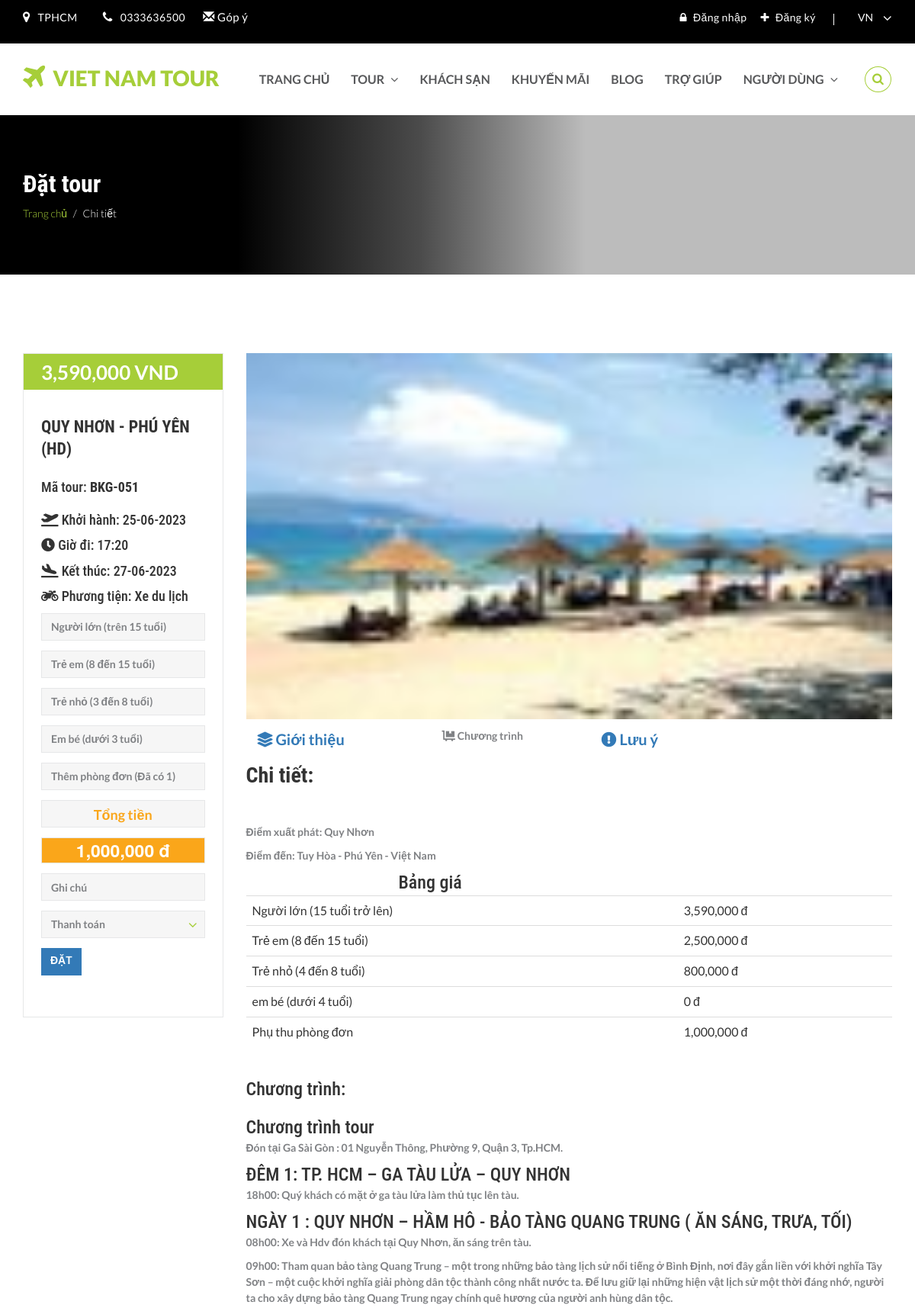
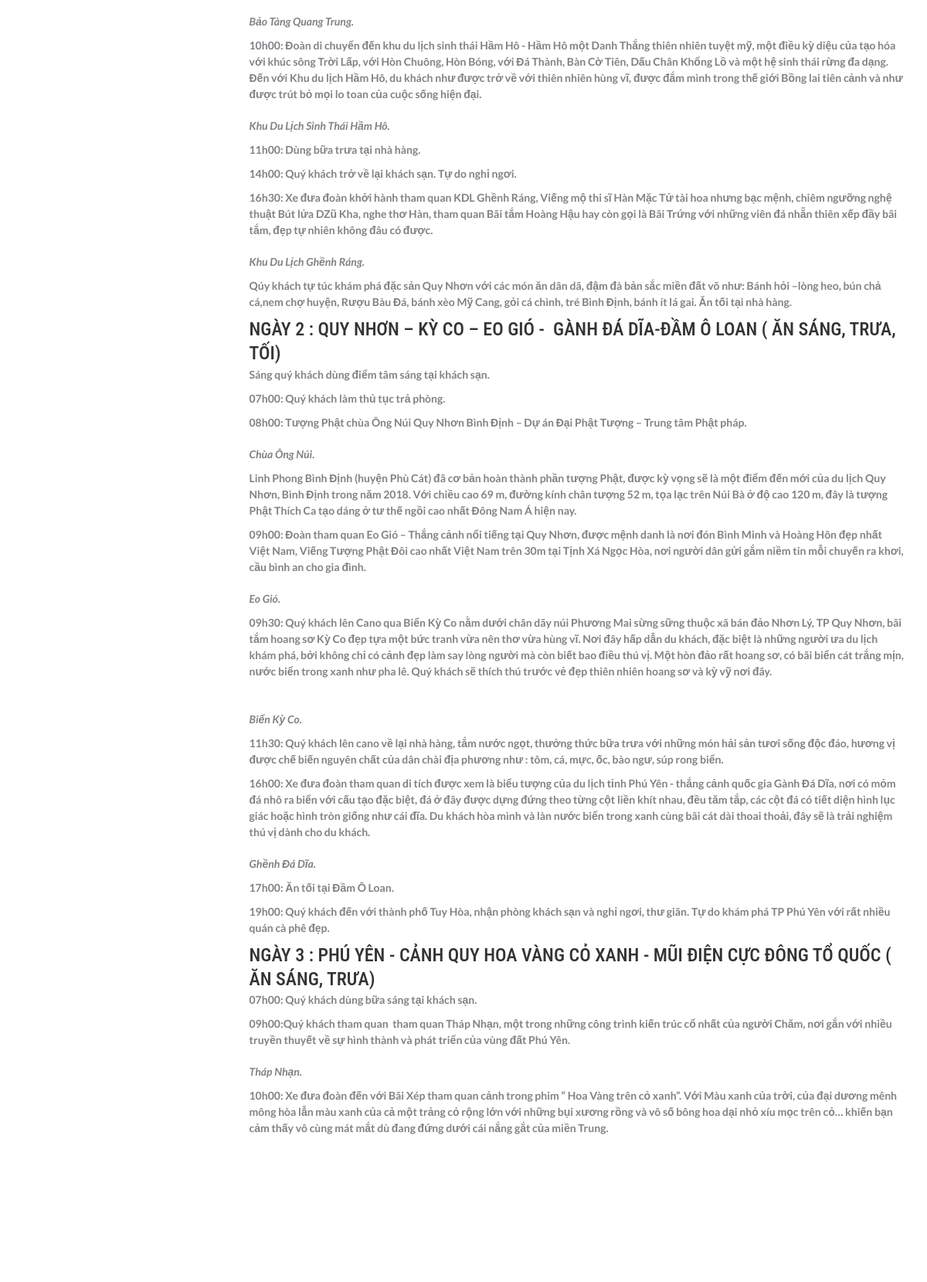
Page /tour-program.php?pkgid=51 (upper part) on the committed database (2 pictures, top to bottom).
### tables this page shows
CREATE TABLE `goidulich` (
  `id_goi` int(11) NOT NULL,
  `khuyenmai` int(3) DEFAULT NULL,
  `nuocngoai` int(3) NOT NULL,
  `quocgia` varchar(100) NOT NULL,
  `ten_tinh` varchar(100) NOT NULL,
  `tengoi` varchar(100) NOT NULL,
  `vitri` varchar(100) NOT NULL,
  `giagoi` int(11) NOT NULL,
  `giatreem` int(11) NOT NULL,
  `giatrenho` int(11) NOT NULL,
  `giaphongdon` int(11) NOT NULL,
  `chitietgoi` mediumtext NOT NULL,
  `chuongtrinh` mediumtext NOT NULL,
  `luuy` mediumtext NOT NULL,
  `hinhanh` varchar(100) NOT NULL,
  `songay` int(3) NOT NULL,
  `giodi` varchar(100) NOT NULL,
  `ngayxuatphat` varchar(100) NOT NULL,
  `noixuatphat` varchar(100) NOT NULL,
  `ngayve` varchar(100) NOT NULL,
  `phuongtien` varchar(100) NOT NULL,
  `ngaydang` timestamp NOT NULL DEFAULT current_timestamp() ON UPDATE current_timestamp(),
  `ngaycapnhat` timestamp NOT NULL DEFAULT '0000-00-00 00:00:00' ON UPDATE current_timestamp()
);

### tour-program.php (the view, shortened to what this page needs)
<?php
include('includes/config.php');
?>
<html lang="en">
<head>
	<link rel="stylesheet" href="https://use.fontawesome.com/releases/v5.4.1/css/all.css">
	<link rel="stylesheet" href="https://maxcdn.bootstrapcdn.com/bootstrap/3.3.7/css/bootstrap.min.css">
	<link rel="stylesheet" href="css/bootstrap.min.css">
	<link rel="stylesheet" href="css/font-awesome.min.css">
	<link rel="stylesheet" href="css/style.css">
	<link rel="stylesheet" id="cpswitch" href="css/green.css">
	<link rel="stylesheet" href="css/responsive.css">
	<link rel="stylesheet" href="css/datepicker.css">
	<link rel="stylesheet" href="css/slick.css">
	<link rel="stylesheet" href="css/slick-theme.css">
</head>
<body>
	<?php include('includes/header.php') ?>
<section class="page-cover" id="cover-car-detail">
	<div class="container">
		<div class="row">
			<div class="col-sm-12">
				<h1 class="page-title">Đặt tour</h1>
				<ul class="breadcrumb">
					<li><a href="index.php">Trang chủ</a></li>
					<li class="active">Chi tiết</li>
				</ul>
			</div>
		</div>
	</div>
</section>
<?php
$pid=intval($_GET['pkgid']);
$sql = "SELECT * from goidulich where id_goi=:pid";
$query = $dbh->prepare($sql);
$query -> bindParam(':pid', $pid, PDO::PARAM_STR);
$query->execute();
$results=$query->fetchAll(PDO::FETCH_OBJ);
if($query->rowCount() > 0)
{
	foreach($results as $result)
		{	?>
			<section class="innerpage-wrapper">
				<div id="car-details" class="innerpage-section-padding">
					<div class="container">
						<div class="row">
							<div class="col-xs-12 col-sm-12 col-md-3 side-bar left-side-bar">
								<div class="side-bar-block booking-form-block">
									<h2 class="selected-price"><?php echo number_format($result->giagoi);?> VND</h2>
									<div class="booking-form">
										<h3><?php echo htmlentities($result->tengoi);?></h3>
										<form name="book" method="post">
											<h4> Mã tour:<b>  BKG-0<?php echo htmlentities($result->id_goi);?><b> </h4><br>
												<h4><i class="fas fa-plane-departure"></i> Khởi hành: <?php echo date("d-m-Y", strtotime($result->ngayxuatphat)); ?></h4>
												<p><h4><i class="fas fa-clock"></i> Giờ đi: <?php echo htmlentities($result->giodi);?> </h4></p>
												<p><h4><i class="fas fa-plane-arrival"></i> Kết thúc: <?php echo date("d-m-Y", strtotime($result->ngayve)); ?> </h4></p>
												<p><h4><i class="fas fa-motorcycle"></i> Phương tiện: <?php echo htmlentities($result->phuongtien);?></h4> </p>
												<div class="form-group">
													<input name="nguoilon" id="nguoilon" type="number" class="form-control" placeholder="Người lớn (trên 15 tuổi)" value="<?php echo isset($_POST['nguoilon']) ? $_POST['nguoilon'] : '' ?>" required/>
												</div>
												<div class="form-group">
													<input name="treem" id="treem" type="number" class="form-control" placeholder="Trẻ em (8 đến 15 tuổi)" value="<?php echo isset($_POST['treem']) ? $_POST['treem'] : '' ?>"/>
												</div>
												<div class="form-group">
													<input name="trenho" id="trenho" type="number" class="form-control" placeholder="Trẻ nhỏ (3 đến 8 tuổi)" value="<?php echo isset($_POST['trenho']) ? $_POST['trenho'] : '' ?>" />
												</div>
												<div class="form-group">
													<input name="embe" id="embe" type="number" class="form-control" placeholder="Em bé (dưới 3 tuổi)" value="<?php echo isset($_POST['embe']) ? $_POST['embe'] : '' ?>" />
												</div>
												<div class="form-group">
													<input name="phongdon" id="phongdon" type="number" class="form-control" placeholder="Thêm phòng đơn (Đã có 1)" value="<?php echo isset($_POST['phongdon']) ? $_POST['phongdon'] : '' ?>"/>
												</div>
												<div class="form-group">
													<input style="font-size: 18px;
													color: #faa61a;" name="tinh" type="submit" value="Tổng tiền" class="form-control">
												</div>
												<?php
												$a = $_POST["nguoilon"];
												$b = $_POST["treem"];
												$c = $_POST["trenho"];
												$d = $_POST["phongdon"];
												$a = $a*($result->giagoi);
												$b = $b*($result->giatreem);
												$c = $c*($result->giatrenho);
												$d = $d*($result->giaphongdon) + ($result->giaphongdon);
												function tinh($a,$b,$c,$d)
												{
													$e = (int)$a + (int)$b + (int)$c + (int)$d;
													return $e;
												}
												?> <div style="font-size: 23px;border: 1px solid #e6e7e8;text-align: center;margin-bottom: 13px;background: #faa61a; color: #fff;"> <?php echo number_format(tinh($a,$b,$c,$d))  ." đ"; ?></div>
												<div class="form-group">
													<input name="comment" type="text" class="form-control" placeholder="Ghi chú" />
												</div>
												<div class="form-group right-icon">
													<select class="form-control">
														<option selected>Thanh toán</option>
													</select>
												</div>
												<?php if($_SESSION['login'])
												{?>
													<button type="submit" name="submit22" class="btn btn-block btn-orange">Yêu cầu đặt</button>
												<?php } else {?>
													<a href="#" data-toggle="modal" data-target="#myModal4" class="btn-primary btn" > Đặt</a>
												<?php } ?>
											</form>
										</div>
									</div>
								</div>
								<div class="col-xs-12 col-sm-12 col-md-9 col-lg-9 content-side" style="height: max-content;">
									<div class="detail-slider">
										<div class="feature-slider">
											<div><img src="images/tour/<?php echo htmlentities($result->hinhanh);?>" class="img-responsive" alt="feature-img" style="    height: 480px; width: 880px;"/>
												<div class="col-xs-12 col-sm-2 col-md-2 dashboard-nav">
													<ul style="width: max-content; margin-top: 30px; list-style: none; margin-left: -230px; font-size: 20px;">
														<li  style="margin-top: -19px;margin-left: 190px;"><a href="tour-detail.php?pkgid=<?php echo htmlentities($result->id_goi);?>"><span> <i class="fas fa-layer-group"></i></span> Giới thiệu</li>
														<p style="margin-top: -30px;margin-left: 432px;"><i class="fas fa-dolly-flatbed"></i> Chương trình</p>
														<li style="margin-top: -31px;margin-left: 641px;"><a href="tour-note.php?pkgid=<?php echo htmlentities($result->id_goi);?>"><span><i class="fas fa-exclamation-circle"></i></span> Lưu ý</a></li>
													</ul>
												</div><br>
												<div class="available-blocks" id="available-rooms">
													<h2><br>Chi tiết: </h2>
												</div>
												<p>Điểm xuất phát: <?php echo htmlentities($result->noixuatphat);?></p>
												<p>Điểm đến: <?php echo htmlentities($result->vitri);?> - <?php echo htmlentities($result->ten_tinh);?> - <?php echo htmlentities($result->quocgia);?>  </p>
												<h3 style="margin-left: 200px;">Bảng giá</h3>
												<table class="table">
													<tbody>
														<tr>
															<td>Người lớn (15 tuổi trở lên)
																</td>
															<td><?php echo number_format($result->giagoi);?> đ</td>
														</tr>
														<tr>
															<td>Trẻ em (8 đến 15 tuổi)</td>
															<td><?php echo number_format($result->giatreem);?> đ</td>
														</tr>
														<tr>
															<td>Trẻ nhỏ (4 đến 8 tuổi)</td>
															<td><?php echo number_format($result->giatrenho);?> đ</td>
														</tr>
														<tr>
															<td>em bé (dưới 4 tuổi)</td>
															<td>0 đ</td>
														</tr>
														<tr>
															<td>Phụ thu phòng đơn</td>
															<td><?php echo number_format($result->giaphongdon);?> đ</td>
														</tr>
													</tbody>
												</table>
												<br><H3>Chương trình: </H3>
												<p style="padding-top: 1%"><?php echo ($result->chuongtrinh);?></p>
											</div>
										</div>
									</div>
								</div>
							</div>
						</div>
					</div>
				</section>
			<?php }} ?>
		</body>
		</html>

### css/style.css (style rules this page uses)
html,body { height:100%; position:relative; }
p,ul { line-height:1.5em; font-size:14px; }
ul { margin-bottom:0px; }
h1,h2,h3,h4,h5,h6,.main-title a, .flight-info h3 .flight-destination,.blog-post-title a, .block-title a { font-family: 'Merriweather', serif; margin-top:0; line-height:1.3em; }
.btn { font-size:14px; text-transform:uppercase; font-weight:bold; }
.innerpage-section-padding { padding-top:103px; padding-bottom:147px; }
.page-cover { padding:70px 0px; position:relative; }
.page-cover::before { content:''; display:block; position:absolute; top:0; left:0; height:100%; width:100%; }
.page-cover h1 { font-size:32px; font-weight:bold; margin-bottom:6px; }
.page-cover .breadcrumb { padding:0px; margin:0px; font-size:14px; font-weight:300; }
.page-cover .breadcrumb li a { text-decoration:none; }
.side-bar-block { margin-bottom:40px; }
.side-bar .booking-form-block { margin-bottom:60px; }
.side-bar .booking-form-block .selected-price { font-size:26px; font-weight:bold; margin-bottom:0px; padding:8px 23px 6px; }
.side-bar .booking-form { padding:35px 23px 40px; }
.side-bar .booking-form h3 { font-weight:bold; font-size:22px; text-transform:uppercase; margin-bottom:0px; }
.side-bar .booking-form form { margin-top:23px; }
.side-bar .booking-form .form-group { position:relative; margin-bottom:13px; }
.side-bar .booking-form .form-group input, .side-bar .booking-form .form-group select, .side-bar .booking-form .btn { height:36px; }
.available-blocks h2 { font-size:28px; font-weight:bold; margin-bottom:45px; }
.detail-slider { position:relative; }
.feature-slider { margin-bottom:35px; }

### css/green.css (style rules this page uses)
p { color:#808285; }
.btn { border-radius:0px; border:0px; }
.page-cover { color:white; }
.page-cover::before { background:linear-gradient( to right, rgba(0, 0, 0,1) 0%,rgba(0, 0, 0,1) 26%, rgba(0, 0, 0,0.6) 46%, rgba(0, 0, 0,0) 64%,rgba(0, 0, 0,0) 100%); }
.page-cover .breadcrumb { background:none; }
.page-cover .breadcrumb li a { color:#a6ce39; }
.page-cover .breadcrumb > li + li::before, .page-cover .breadcrumb li.active { color:white; }
#cover-car-detail { background:url('../images/cover-car-detail.jpg') 50% 30%; background-size:140%; color:white; }
.side-bar .booking-form-block { border:1px solid #e6e7e8;; }
.side-bar .booking-form-block .selected-price { background:#a6ce39; color:white; }
.side-bar .booking-form .form-group input, .side-bar .booking-form .form-group input::placeholder, .side-bar .booking-form .form-group select { color:#808285; }
.side-bar .booking-form .form-group select option { color:#333; }
.side-bar .booking-form input, .side-bar .booking-form select { background:#f6f6f6; border-radius:0px; box-shadow:none; border-color:#e6e7e8; }
.side-bar .booking-form select { -webkit-appearance: none; -moz-appearance: none; }

### includes/signin.php (style rules this page uses)
h1, h2, h3, h4, h5, h6 { margin: 0; font-family: 'Roboto Condensed', sans-serif; }

### rows in the picture
goidulich: giagoi "3,590,000", tengoi "QUY NHƠN - PHÚ YÊN (HD)", id_goi "51", ngayxuatphat "25-06-2023", giodi "17:20", ngayve "27-06-2023", phuongtien "Xe du lịch", giaphongdon "1,000,000", hinhanh (picture), noixuatphat "Quy Nhơn", vitri "Tuy Hòa", ten_tinh "Phú Yên", quocgia "Việt Nam", giatreem "2,500,000", giatrenho "800,000", chuongtrinh "Chương trình tour Đón tại Ga Sài Gòn : 01 Nguyễn Thông, Phường 9, Quận 3, Tp.HCM. ĐÊM 1: TP. HCM – GA TÀU LỬA – QUY NHƠN 18h00: Quý khách có mặt ở ga tàu lửa làm thủ tục lên tàu. NGÀY 1 : QUY NHƠN – HẦM HÔ - BẢO TÀNG QUANG TRUNG ( ĂN SÁNG, TRƯA, TỐI) 08h00: Xe và Hdv đón khách tại Quy Nhơn, ăn sáng trên tàu. 09h00: Tham quan bảo tàng Quang Trung – một trong những bảo tàng lịch sử nổi tiếng ở Bình Định, nơi đây gắn liền với khởi nghĩa Tây Sơn – một cuộc khởi nghĩa giải phòng dân tộc thành công nhất nước ta. Để lưu giữ lại những hiện vật lịch sử một thời đáng nhớ, người ta cho xây dựng bảo tàng Quang Trung ngay chính quê hương của người anh hùng dân tộc. Bảo Tàng Quang Trung. 10h00: Đoàn di…"
